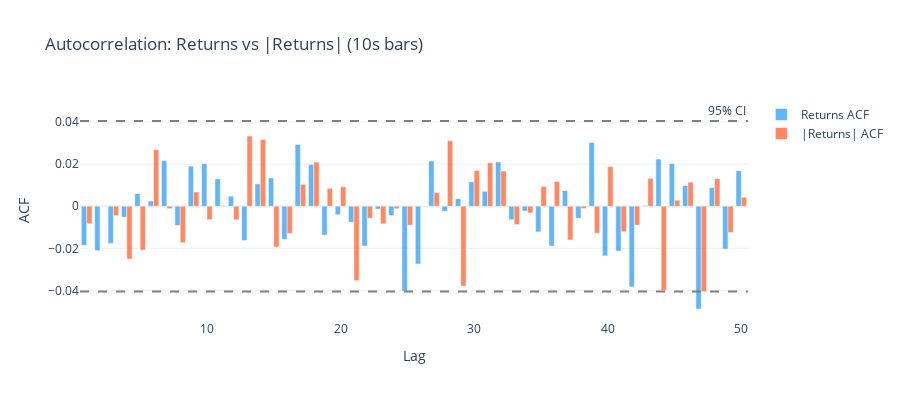

The cell this chart's notebook holds for it:
### Markdown cell above
## Return Autocorrelation

- **Returns** autocorrelation should be near zero (weak-form efficiency).
- **Absolute returns** autocorrelation should be positive (volatility clustering).

### Code cell
def autocorrelation(x, max_lag=50):
    """Compute autocorrelation for lags 1..max_lag."""
    x = x - x.mean()
    var = np.var(x)
    if var == 0:
        return np.zeros(max_lag)
    result = np.correlate(x, x, mode="full")
    result = result[len(x) - 1:]  # positive lags only
    result = result / (var * len(x))
    return result[1:max_lag + 1]


returns_10s = bars_all["10s"]["close"].diff().dropna().values
abs_returns_10s = np.abs(returns_10s)

max_lag = 50
acf_ret = autocorrelation(returns_10s, max_lag)
acf_abs = autocorrelation(abs_returns_10s, max_lag)
lags = np.arange(1, max_lag + 1)

fig_acf = go.Figure()
fig_acf.add_trace(go.Bar(
    x=lags, y=acf_ret, name="Returns ACF",
    marker_color="#2196F3", opacity=0.7,
))
fig_acf.add_trace(go.Bar(
    x=lags, y=acf_abs, name="|Returns| ACF",
    marker_color="#FF5722", opacity=0.7,
))

# 95% confidence band
ci = 1.96 / np.sqrt(len(returns_10s))
fig_acf.add_hline(y=ci, line_dash="dash", line_color="grey", annotation_text="95% CI")
fig_acf.add_hline(y=-ci, line_dash="dash", line_color="grey")

fig_acf.update_layout(
    title="Autocorrelation: Returns vs |Returns| (10s bars)",
    xaxis=dict(title="Lag"),
    yaxis=dict(title="ACF"),
    barmode="group",
    height=400,
    template="plotly_white",
)
fig_acf.show()

### Figure 1 — Plotly figure (JSON) as saved in the notebook; plotly's stock layout.template omitted (floating-point values rounded to 4 significant figures)
{"data": [{"marker": {"color": "#2196F3"}, "name": "Returns ACF", "opacity": 0.7, "type": "bar", "x": [1, 2, 3, 4, 5, 6, 7, 8, 9, 10, 11, 12, 13, 14, 15, 16, 17, 18, 19, 20, 21, 22, 23, 24, 25, 26, 27, 28, 29, 30, 31, 32, 33, 34, 35, 36, 37, 38, 39, 40, 41, 42, 43, 44, 45, 46, 47, 48, 49, 50], "y": [-0.01862, -0.0211, -0.01766, -0.005207, 0.00603, 0.002459, 0.02169, -0.009157, 0.01906, 0.02025, 0.01299, 0.004776, -0.01631, 0.01064, 0.01344, -0.01575, 0.02938, 0.0198, -0.0137, -0.004063, -0.007645, -0.01892, -0.00138, -0.004488, -0.04037, -0.02746, 0.02151, -0.002434, 0.003634, 0.01161, 0.007108, 0.02103, -0.006414, -0.00227, -0.01222, -0.01895, 0.007467, -0.005723, 0.03037, -0.02362, -0.02129, -0.03835, 0.0003002, 0.02243, 0.02027, 0.009861, -0.04886, 0.008852, -0.02038, 0.01691]}, {"marker": {"color": "#FF5722"}, "name": "|Returns| ACF", "opacity": 0.7, "type": "bar", "x": [1, 2, 3, 4, 5, 6, 7, 8, 9, 10, 11, 12, 13, 14, 15, 16, 17, 18, 19, 20, 21, 22, 23, 24, 25, 26, 27, 28, 29, 30, 31, 32, 33, 34, 35, 36, 37, 38, 39, 40, 41, 42, 43, 44, 45, 46, 47, 48, 49, 50], "y": [-0.008342, -0.0001078, -0.004467, -0.02517, -0.02082, 0.02686, -0.001161, -0.01735, 0.006794, -0.00641, 0.0003038, -0.006464, 0.03342, 0.03176, -0.01937, -0.01292, 0.01046, 0.02099, 0.008554, 0.009292, -0.03539, -0.005722, -0.0084, -0.001226, -0.009043, 7.973e-05, 0.006536, 0.03116, -0.03797, 0.01703, 0.02069, 0.01677, -0.008718, -0.003182, 0.00941, 0.0118, -0.01608, -0.001118, -0.01283, 0.01893, -0.01214, -0.008979, 0.01324, -0.04, 0.002893, 0.01146, -0.04057, 0.01313, -0.01251, 0.00427]}], "layout": {"annotations": [{"showarrow": false, "text": "95% CI", "x": 1, "xanchor": "right", "xref": "x domain", "y": 0.04053, "yanchor": "bottom", "yref": "y"}], "barmode": "group", "height": 400, "shapes": [{"line": {"color": "grey", "dash": "dash"}, "type": "line", "x0": 0, "x1": 1, "xref": "x domain", "y0": 0.04053, "y1": 0.04053, "yref": "y"}, {"line": {"color": "grey", "dash": "dash"}, "type": "line", "x0": 0, "x1": 1, "xref": "x domain", "y0": -0.04053, "y1": -0.04053, "yref": "y"}], "title": {"text": "Autocorrelation: Returns vs |Returns| (10s bars)"}, "xaxis": {"title": {"text": "Lag"}}, "yaxis": {"title": {"text": "ACF"}}}}
